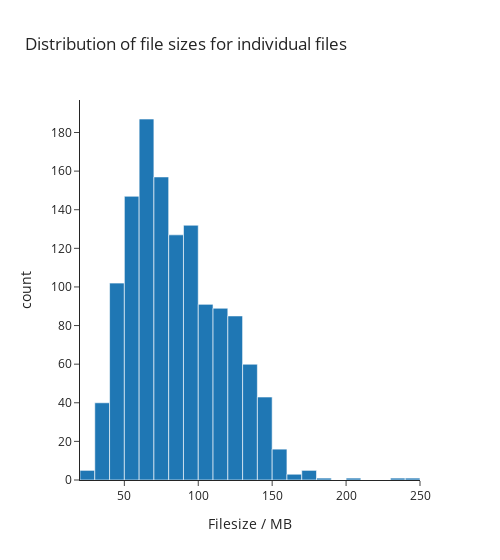

This figure's notebook cell:
### Markdown cell above
### Numeric

### Code cell
fig = px.histogram(
    data,
    x='filesize_MB',
    nbins=25,
    title='Distribution of file sizes for individual files',
    labels={'filesize_MB': 'Filesize / MB'},
    width=500,
)

fig.show()

### Figure 1 — Plotly figure (JSON) as saved in the notebook; plotly's stock layout.template omitted (floating-point values rounded to 4 significant figures; data arrays with more than 128 entries replaced by an {"elided": "..."} marker saying what was removed)
{"data": [{"alignmentgroup": "True", "bingroup": "x", "hovertemplate": "Filesize / MB=%{x}<br>count=%{y}<extra></extra>", "legendgroup": "", "marker": {"color": "#1F77B4", "pattern": {"shape": ""}}, "name": "", "nbinsx": 25, "offsetgroup": "", "orientation": "v", "showlegend": false, "type": "histogram", "x": {"elided": "1293 float values"}, "xaxis": "x", "yaxis": "y"}], "layout": {"barmode": "relative", "legend": {"tracegroupgap": 0}, "title": {"text": "Distribution of file sizes for individual files"}, "width": 500, "xaxis": {"anchor": "y", "domain": [0, 1], "title": {"text": "Filesize / MB"}}, "yaxis": {"anchor": "x", "domain": [0, 1], "title": {"text": "count"}}}}
